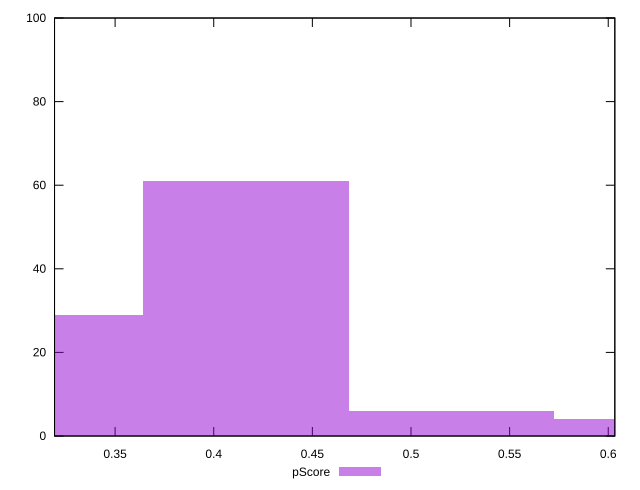

Generate this figure with gnuplot:
reset

$pScore <<EOF
0.6246235242480819 4
0.5205196035400682 6
0.4164156828320546 61
0.31231176212404094 29
EOF

set key outside below
set boxwidth 0.10410392070801365
set xrange [0.31929411764705884:0.6033333333333333]
set yrange [0:100]
set trange [0:100]
set style fill transparent solid 0.5 noborder
set terminal svg size 640, 490 enhanced background rgb 'white'
set output "reports/report_00027_2021-02-24T12-40-31.850Z/render-blocking-resources/samples/astro/pScore/histogram.svg"

plot $pScore title "pScore" with boxes

reset
